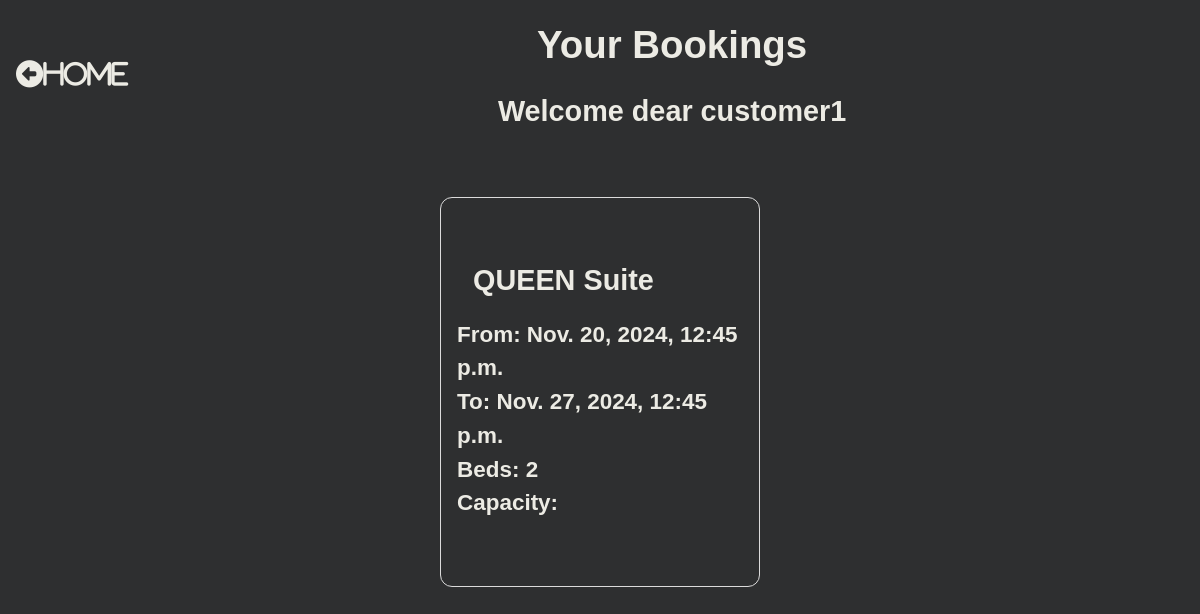
The page /booking_list/ (signed in) on the database its author committed.
### hotel/models.py (models this page shows, shortened)
class Booking(models.Model):
    user = models.ForeignKey(settings.AUTH_USER_MODEL, on_delete=models.CASCADE)
    room = models.ForeignKey(Room,on_delete=models.CASCADE)
    check_in = models.DateTimeField()
    check_out = models.DateTimeField()
    def get_room_category(self):
        room_categories = dict(self.room.ROOM_CATEGORIES)
        room_category = room_categories.get(self.room.category)
        return room_category
    def get_cancel_booking_url(self):
        return reverse_lazy('hotel:CancelBookingView', args=[self.pk, ])

class Room(models.Model):
    ROOM_CATEGORIES = (
        ('YAC', 'AC'),
        ('DEL', 'DELUXE'),
        ('KIN', 'KING'),
        ('QUE', 'QUEEN'),
    )
    number = models.IntegerField()
    category = models.CharField(max_length=3, choices=ROOM_CATEGORIES)
    beds = models.IntegerField()

### hotel/views.py (the view)
# urls.py: path('booking_list/', BookingListView.as_view(), name='BookingListView'),
class BookingListView(ListView):
    template_name = "booking_list_view.html"
    model = Booking
    def get_queryset(self, *args, **kwargs):
        if self.request.user.is_staff:
            booking_list=Booking.objects.all()
            return booking_list
        else:
            booking_list=Booking.objects.filter(user=self.request.user)
            return booking_list

### hotel/templates/booking_list_view.html (shortened to what this page needs)
{% load static %}
<!DOCTYPE html>
<html lang="en">
<head>
    <link rel="stylesheet" href="{% static 'hotel/css/booking_list_view.css' %}">
</head>
<body>
    <div class="content">
        <div class="header">
            <div class="headings">
                <h1>Your Bookings</h1>
                <h2>Welcome dear {{user}}</h2>
            </div>
            <div class="home">
                <div class="home">
                    <a href="{% url 'hotel:RoomListView' %}"><i class="fas fa-arrow-alt-circle-left">Home</i></a>
                </div>
            </div>
        </div>
        <div class="bookings">
            {% for booking in booking_list %}
            <div class="booking">
                <div class="category">
                    <h2>{{booking.get_room_category}} Suite</h2>
                </div>
                <div class="from">
                    <h3>From: {{booking.check_in}}</h3>
                </div>
                <div class="to">
                    <h3>To: {{booking.check_out}}</h3>
                </div>
                <div class="beds">
                    <h3>Beds: {{booking.room.beds}}</h3>
                </div>
                <div class="capacity">
                    <h3>Capacity: {{booking.room.capacity}}</h3>
                </div>
                <div class="cancel"><a href="{{booking.get_cancel_booking_url}}" class="invisible"></a></div>
            </div>
            {% endfor %}
        </div>
</body>
</html>

### hotel/static/hotel/css/booking_list_view.css (style rules this page uses)
* { padding:0; margin:0; box-sizing: border-box; }
body { font-family: sans-serif; background-color: rgb(46, 47, 48); color: rgb(236, 235, 228); line-height: 1.5; font-size: 1.2rem; text-align: center; }
.content { display: flex; flex-direction: column; }
.header { flex: 1; display: flex; flex-flow: row-reverse wrap; justify-content: space-evenly; align-items: center; }
.headings { flex:1.5; }
.home { flex:0.1; }
.bookings { margin-top: 2rem; flex:1; display: flex; flex-direction: row; flex-wrap: wrap; justify-content: space-evenly; }
.booking { flex:1; max-width:20vw; min-width: 20rem; text-align: left; border: 1px solid #dbdbdb; padding:1rem; border-radius: 0.75rem; margin:1rem; }
a i { margin: 1rem; color:rgb(236, 235, 228); text-decoration: none; }
.home a i { font-size: 1.7rem; }
h1,h2 { margin:1rem; }

### rows shown on the page
Booking: get_room_category "QUEEN", check_in "Nov. 20, 2024, 12:45 p.m.", check_out "Nov. 27, 2024, 12:45 p.m.", room.beds "2"

### other values the page prints
{{ user }} "customer1"
